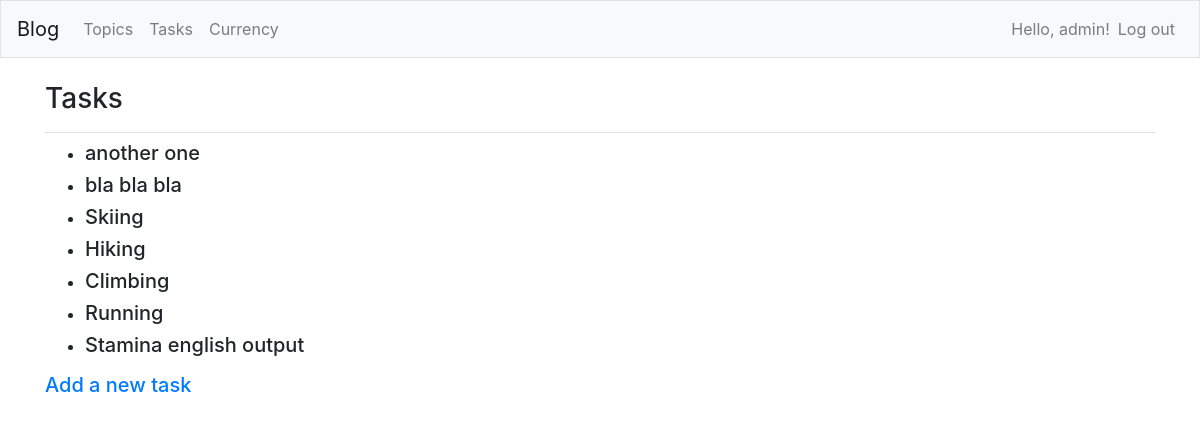
Page /tasks/ (signed in) on the committed database.
### tasks/models.py (models this page shows)
class Task(models.Model):
    text = models.CharField(max_length=100)
    date_added = models.DateTimeField(auto_now_add=True)
    owner = models.ForeignKey(User, on_delete=models.CASCADE)
    def __str__(self):
        return self.text

### tasks/views.py (the view)
# urls.py: path('tasks/', include('tasks.urls')),
@login_required
def tasks(request):
    tasks = Task.objects.filter(owner=request.user).order_by('-date_added')
    return render(request, 'tasks/tasks.html', {
        'tasks': tasks
    })

### tasks/templates/tasks/tasks.html
{% extends 'blog/layout.html' %}
{% block page_header %}
    <h3>Tasks</h3>
{% endblock %}
{% block body %}
    <ul>
        {% for task in tasks %}
            <li>
                <h5>{{ task }}</h5>
            </li>
        {% empty %}
            <li><h5>There is no tasks yet.</h5></li>
        {% endfor %}
    </ul>
    <h5><a href="{% url 'tasks:new_task' %}">Add a new task</a></h5>
{% endblock %}

### blog/templates/blog/layout.html (shortened to what this page needs)
{% load bootstrap4 %}
<!DOCTYPE html>
<html lang="en">
    <head>
        {% bootstrap_css %}
    </head>
    <body>
        <nav class="navbar navbar-expand-md navbar-light bg-light mb-4 border">
            <a class="navbar-brand" href="{% url 'blog:index'%}">Blog</a>
            <div class="collapse navbar-collapse" id="navbarCollapse">
                <ul class="navbar-nav mr-auto">
                    <li class="nav-item">
                        <a class="nav-link" href="{% url 'blog:topics' %}">Topics</a></li>
                    <li class="nav-item">
                        <a class="nav-link" href="{% url 'tasks:tasks' %}">Tasks</a></li>
                    <li class="nav-item">
                        <a class="nav-link" href="{% url 'blog:currency' %}">Currency</a></li>
                </ul>
                <ul class="navbar-nav ml-auto">
                    {% if user.is_authenticated %}
                        <li class="nav-item">
                            <span class="navbar-text">Hello, {{ user.username }}!</span>
                        </li>
                        <li class="nav-item">
                            <a class="nav-link" href="{% url 'users:logout' %}">Log out</a>
                        </li>
                    {% endif %}
                </ul>
            </div>
        </nav>
        <main role="main" class="container">
            <div class="pb-2 mb-2 border-bottom">
                {% block page_header %}
                {% endblock page_header %}
            </div>
            <div>
                {% block body %}
                {% endblock %}
            </div>
        </main>
    </body>
</html>

### rows in the picture
Task: text "another one"
Task: text "bla bla bla"
Task: text "Skiing"
Task: text "Hiking"
Task: text "Climbing"
Task: text "Running"
Task: text "Stamina english output"

### other values in the picture
{{ user.username }} "admin"
